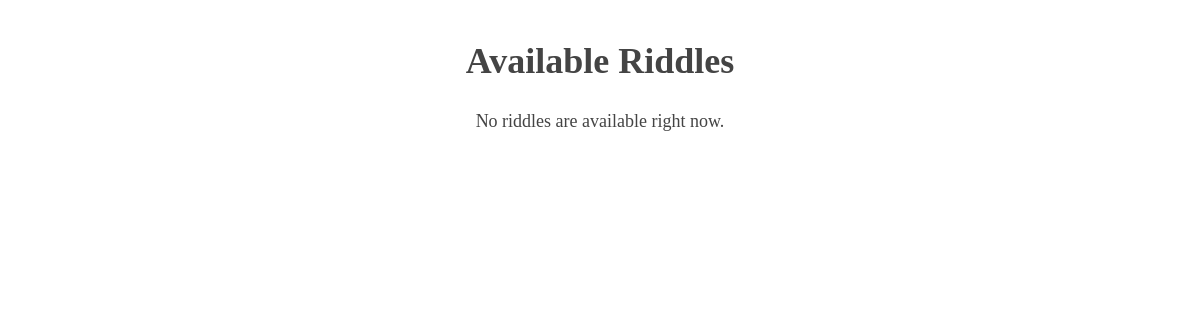
The app's page /riddles/, older data.
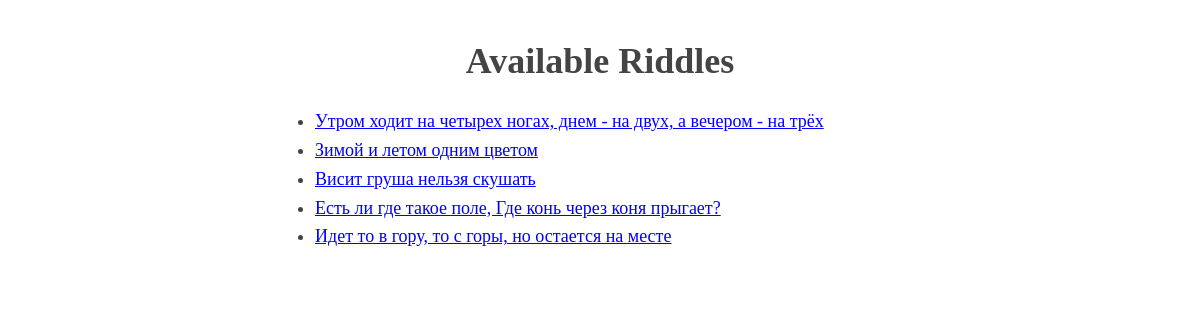
The same page, newer data.
### riddles/models.py (models this page shows)
class Riddle(models.Model):
    riddle_text = models.CharField(max_length=255)
    pub_date = models.DateTimeField('date published')

### riddles/views.py (the view)
def index(request):
    return render(request, "index.html", {"latest_riddles": Riddle.objects.order_by('-pub_date')[:5]})

### riddles/templates/index.html (shortened to what this page needs)
{% load staticfiles %}
<link rel="stylesheet" type="text/css" href="{% static 'main.css' %}" />
<h1>Available Riddles</h1>
{% if latest_riddles %}
    <ul>
        {% for riddle in latest_riddles %}
            <li>
                <a href="/riddles/{{ riddle.id }}/">
                    {{ riddle.riddle_text }}
                </a>
            </li>
        {% endfor %}
    </ul>
{% else %}
    <p>No riddles are available right now.</p>
{% endif %}

### riddles/static/main.css (style rules this page uses)
h1,h2,h3 { line-height:1.2; text-align: center; }
a { color: blue; }

Row changes from the older to the newer data that the page shows:
added Riddle: riddle_text "Утром ходит на четырех ногах, днем - на двух, а вечером - на трёх"
added Riddle: riddle_text "Зимой и летом одним цветом"
added Riddle: riddle_text "Висит груша нельзя скушать"
added Riddle: riddle_text "Есть ли где такое поле, Где конь через коня прыгает?"
added Riddle: riddle_text "Идет то в гору, то с горы, но остается на месте"
Text that changed along with them:
text no longer shown: "No riddles are available right now."
